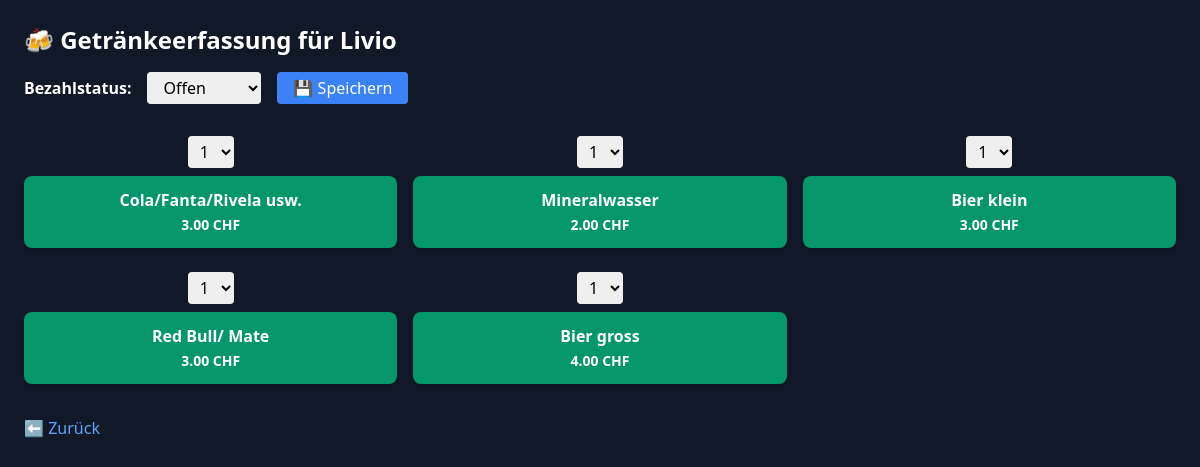
The page /verkauf/6 on the database its author committed.
### app/models.py (models this page shows)
class Teilnehmer(db.Model):
    id = db.Column(db.Integer, primary_key=True)
    name = db.Column(db.String(100), nullable=False)

class TeilnehmerEvent(db.Model):
    id = db.Column(db.Integer, primary_key=True)
    event_id = db.Column(db.Integer, db.ForeignKey('event.id'), nullable=False)
    teilnehmer_id = db.Column(db.Integer, db.ForeignKey('teilnehmer.id'), nullable=False)
    bezahlt_status = db.Column(db.String(20), default="offen", nullable=False)
    event = db.relationship("Event", backref="teilnehmerzuordnung")
    teilnehmer = db.relationship("Teilnehmer", backref="events")

class Getraenk(db.Model):
    id = db.Column(db.Integer, primary_key=True)
    name = db.Column(db.String(100), nullable=False)
    preis = db.Column(db.Float, nullable=False)
    kategorie = db.Column(db.String(50), nullable=False)

### app/routes.py (the view, shortened to what this page needs)
@app.route("/verkauf/<int:teilnehmer_event_id>", methods=["GET", "POST"])
def verkauf(teilnehmer_event_id):
    eintrag = TeilnehmerEvent.query.get_or_404(teilnehmer_event_id)
    getraenke = Getraenk.query.order_by(Getraenk.kategorie, Getraenk.name).all()
    return render_template("verkauf_form.html", eintrag=eintrag, getraenke=getraenke)

### app/templates/verkauf_form.html (shortened to what this page needs)
<!DOCTYPE html>
<html lang="de">
<head>
    <link href="https://cdn.jsdelivr.net/npm/tailwindcss@2.2.19/dist/tailwind.min.css" rel="stylesheet">
</head>
<body class="bg-gray-900 text-white min-h-screen p-6">
    <h1 class="text-2xl font-bold mb-4">🍻 Getränkeerfassung für {{ eintrag.teilnehmer.name }}</h1>
    <div class="mb-6">
        <form action="{{ url_for('update_status', teilnehmer_event_id=eintrag.id) }}" method="post" class="flex items-center space-x-4">
            <label for="status" class="font-semibold">Bezahlstatus:</label>
            <select name="status" id="status" class="text-black rounded px-3 py-1">
                <option value="offen" {% if eintrag.bezahlt_status == 'offen' %}selected{% endif %}>Offen</option>
            </select>
            <button type="submit" class="bg-blue-500 hover:bg-blue-600 text-white px-4 py-1 rounded">💾 Speichern</button>
        </form>
    </div>
    <div class="grid grid-cols-2 md:grid-cols-3 gap-4">
        {% for getraenk in getraenke %}
        <form action="{{ url_for('verkauf', teilnehmer_event_id=eintrag.id) }}" method="post" class="flex flex-col items-center space-y-2">
            <select name="menge" class="text-black px-2 py-1 rounded">
                {% for i in range(1, 6) %}
                    <option value="{{ i }}">{{ i }}</option>
                {% endfor %}
            </select>
            <button type="submit" class="w-full bg-green-600 hover:bg-green-700 text-white font-bold py-3 px-4 rounded-lg shadow">
                {{ getraenk.name }}<br>
                <span class="text-sm">{{ "%.2f"|format(getraenk.preis) }} CHF</span>
            </button>
        </form>
        {% endfor %}
    </div>
    <a href="{{ url_for('event_start', event_id=eintrag.event.id) }}" class="block mt-8 text-blue-400 hover:text-blue-600">⬅️ Zurück</a>
</body>
</html>

### rows shown on the page
Teilnehmer: teilnehmer.name "Livio"
TeilnehmerEvent: status "Offen"
Getraenk: name "Cola/Fanta/Rivela usw.", preis "3.00"
Getraenk: name "Mineralwasser", preis "2.00"
Getraenk: name "Bier klein", preis "3.00"
Getraenk: name "Red Bull/ Mate", preis "3.00"
Getraenk: name "Bier gross", preis "4.00"

### other values the page prints
form field menge "1"
